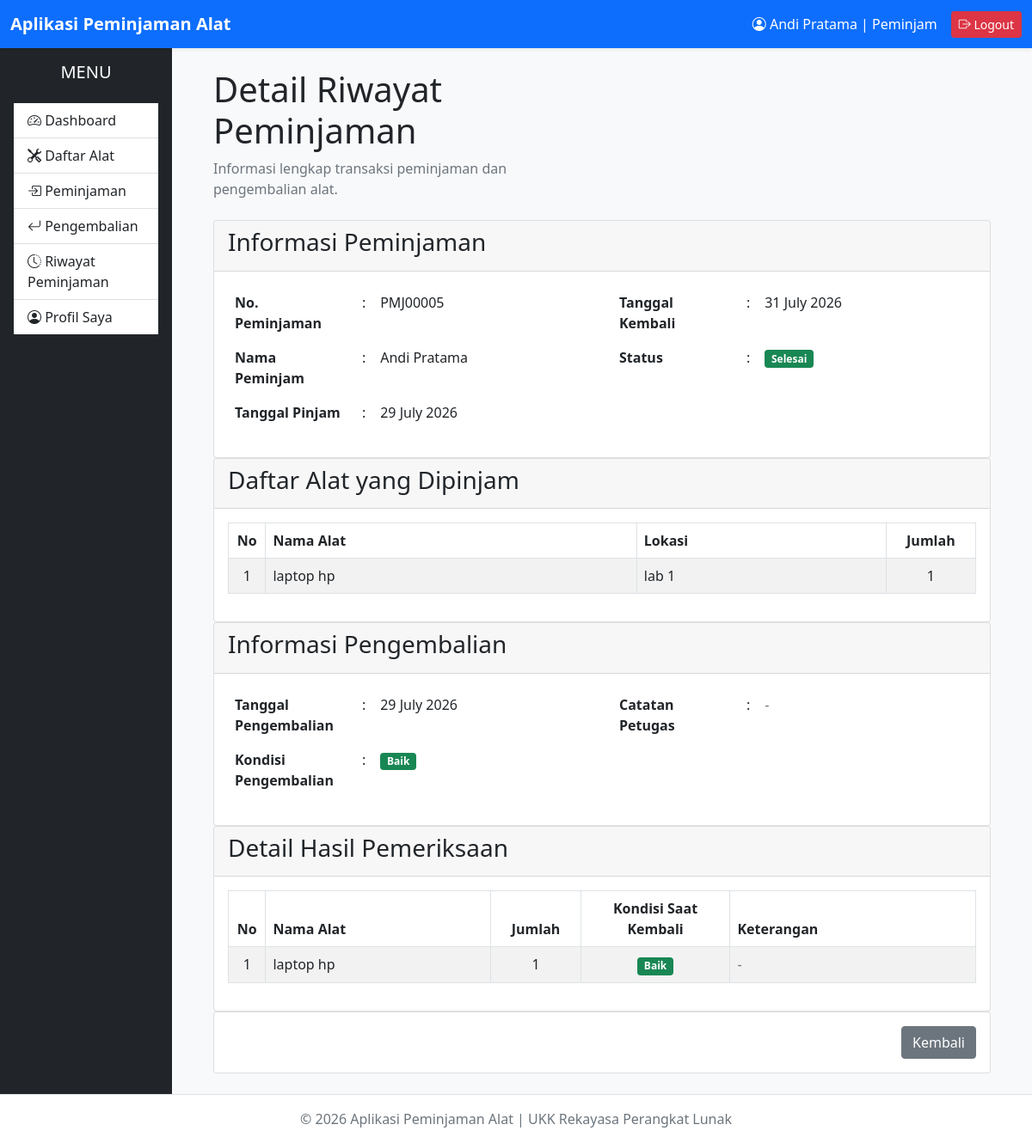
Screenshot of /peminjam/riwayat/detail.php?id=5 (signed in) with the database file from the repository.
### tables this page shows
CREATE TABLE `peminjaman` (
  `id_peminjaman` int(11) NOT NULL,
  `id_user` int(11) NOT NULL,
  `tanggal_pinjam` date NOT NULL,
  `tanggal_kembali` date NOT NULL,
  `status` enum('Menunggu','Disetujui','Ditolak','Dipinjam','Selesai') DEFAULT 'Menunggu',
  `created_at` timestamp NOT NULL DEFAULT current_timestamp(),
  `updated_at` timestamp NOT NULL DEFAULT current_timestamp() ON UPDATE current_timestamp()
);

CREATE TABLE `users` (
  `id_user` int(11) NOT NULL,
  `nama_lengkap` varchar(100) NOT NULL,
  `username` varchar(50) NOT NULL,
  `password` varchar(255) NOT NULL,
  `level` enum('Administrator','Petugas','Peminjam') NOT NULL,
  `status` enum('Aktif','Tidak Aktif') DEFAULT 'Aktif',
  `created_at` timestamp NOT NULL DEFAULT current_timestamp(),
  `updated_at` timestamp NOT NULL DEFAULT current_timestamp() ON UPDATE current_timestamp()
);

CREATE TABLE `detail_peminjaman` (
  `id_detail` int(11) NOT NULL,
  `id_peminjaman` int(11) NOT NULL,
  `id_alat` int(11) NOT NULL,
  `jumlah` int(11) NOT NULL
);

CREATE TABLE `alat` (
  `id_alat` int(11) NOT NULL,
  `id_kategori` int(11) NOT NULL,
  `nama_alat` varchar(150) NOT NULL,
  `stok` int(11) NOT NULL DEFAULT 0,
  `kondisi` enum('Baik','Rusak Ringan','Rusak Berat') DEFAULT 'Baik',
  `lokasi` varchar(100) DEFAULT NULL,
  `foto` varchar(255) DEFAULT NULL,
  `created_at` timestamp NOT NULL DEFAULT current_timestamp(),
  `updated_at` timestamp NOT NULL DEFAULT current_timestamp() ON UPDATE current_timestamp()
);

CREATE TABLE `pengembalian` (
  `id_pengembalian` int(11) NOT NULL,
  `id_peminjaman` int(11) NOT NULL,
  `tanggal_pengembalian` date NOT NULL,
  `kondisi_kembali` enum('Baik','Rusak Ringan','Rusak Berat') DEFAULT 'Baik',
  `keterangan` text DEFAULT NULL,
  `created_at` timestamp NOT NULL DEFAULT current_timestamp(),
  `updated_at` timestamp NOT NULL DEFAULT current_timestamp() ON UPDATE current_timestamp()
);

CREATE TABLE `detail_pengembalian` (
  `id_detail_pengembalian` int(11) NOT NULL,
  `id_pengembalian` int(11) NOT NULL,
  `id_alat` int(11) NOT NULL,
  `jumlah` int(11) NOT NULL,
  `kondisi` enum('Baik','Rusak Ringan','Rusak Berat','Hilang') NOT NULL,
  `keterangan` text DEFAULT NULL
);

### peminjam/riwayat/detail.php (the view, shortened to what this page needs)
<?php
require '../../config/database.php';
$idUser = $_SESSION['id_user'];
$idPeminjaman = (int) $_GET['id'];
$sql = "
SELECT
    p.id_peminjaman,
    p.tanggal_pinjam,
    p.tanggal_kembali,
    p.status,
    u.nama_lengkap
FROM peminjaman p
INNER JOIN users u
ON u.id_user = p.id_user
WHERE
p.id_peminjaman = ?
AND
p.id_user = ?
LIMIT 1
";
$stmt = $conn->prepare($sql);
$stmt->bind_param("ii", $idPeminjaman, $idUser);
$stmt->execute();
$peminjaman = $stmt->get_result();
$dataPeminjaman = $peminjaman->fetch_assoc();
$sql = "
SELECT
    a.nama_alat,
    a.lokasi,
    dp.jumlah
FROM detail_peminjaman dp
INNER JOIN alat a
ON a.id_alat = dp.id_alat
WHERE
dp.id_peminjaman = ?
ORDER BY
a.nama_alat ASC
";
$stmt = $conn->prepare($sql);
$stmt->bind_param("i", $idPeminjaman);
$stmt->execute();
$daftarAlat = $stmt->get_result();
$sql = "
SELECT
id_pengembalian,
tanggal_pengembalian,
kondisi_kembali,
keterangan
FROM pengembalian
WHERE
id_peminjaman = ?
LIMIT 1
";
$stmt = $conn->prepare($sql);
$stmt->bind_param("i", $idPeminjaman);
$stmt->execute();
$pengembalian = $stmt->get_result();
$dataPengembalian = null;
if ($pengembalian->num_rows > 0) {
    $dataPengembalian = $pengembalian->fetch_assoc();
}
$detailPengembalian = null;
if ($dataPengembalian) {
    $sql = "
    SELECT
        a.nama_alat,
        dp.jumlah,
        dp.kondisi,
        dp.keterangan
    FROM detail_pengembalian dp
    INNER JOIN alat a
    ON a.id_alat = dp.id_alat
    WHERE
    dp.id_pengembalian = ?
    ORDER BY
    a.nama_alat ASC
    ";
    $stmt = $conn->prepare($sql);
    $stmt->bind_param("i", $dataPengembalian['id_pengembalian']);
    $stmt->execute();
    $detailPengembalian = $stmt->get_result();
}
?>
<?php include '../../layouts/header.php'; ?>
<?php include '../../layouts/navbar.php'; ?>
<?php include '../../layouts/sidebar.php'; ?>
<div class="content-wrapper">
    <section class="content-header">
        <div class="container-fluid">
            <div class="row mb-2">
                <div class="col-sm-6">
                    <h1>
                        Detail Riwayat Peminjaman
                    </h1>
                    <p class="text-muted">
                        Informasi lengkap transaksi peminjaman dan pengembalian alat.
                    </p>
                </div>
            </div>
        </div>
    </section>
    <section class="content">
        <div class="container-fluid">
            <div class="card">
                <div class="card-header">
                    <h3 class="card-title">
                        Informasi Peminjaman
                    </h3>
                </div>
                <div class="card-body">
                    <div class="row">
                        <div class="col-md-6">
                            <table class="table table-borderless">
                                <tr>
                                    <th width="35%">No. Peminjaman</th>
                                    <td width="5%">:</td>
                                    <td>
                                        PMJ<?= str_pad($dataPeminjaman['id_peminjaman'], 5, '0', STR_PAD_LEFT); ?>
                                    </td>
                                </tr>
                                <tr>
                                    <th>Nama Peminjam</th>
                                    <td>:</td>
                                    <td>
                                        <?= htmlspecialchars($dataPeminjaman['nama_lengkap']); ?>
                                    </td>
                                </tr>
                                <tr>
                                    <th>Tanggal Pinjam</th>
                                    <td>:</td>
                                    <td>
                                        <?= date('d F Y', strtotime($dataPeminjaman['tanggal_pinjam'])); ?>
                                    </td>
                                </tr>
                            </table>
                        </div>
                        <div class="col-md-6">
                            <table class="table table-borderless">
                                <tr>
                                    <th width="35%">Tanggal Kembali</th>
                                    <td width="5%">:</td>
                                    <td>
                                        <?= date('d F Y', strtotime($dataPeminjaman['tanggal_kembali'])); ?>
                                    </td>
                                </tr>
                                <tr>
                                    <th>Status</th>
                                    <td>:</td>
                                    <td>
                                        <?php
                                        switch ($dataPeminjaman['status']) {
                                            case 'Selesai':
                                                $badge = 'success';
                                                break;
                                        }
                                        ?>
                                        <span class="badge bg-<?= $badge; ?>">
                                            <?= htmlspecialchars($dataPeminjaman['status']); ?>
                                        </span>
                                    </td>
                                </tr>
                            </table>
                        </div>
                    </div>
                </div>
            </div>
            <div class="card">
                <div class="card-header">
                    <h3 class="card-title">
                        Daftar Alat yang Dipinjam
                    </h3>
                </div>
                <div class="card-body">
                    <div class="table-responsive">
                        <table class="table table-bordered table-striped">
                            <thead>
                                <tr>
                                    <th width="5%" class="text-center">No</th>
                                    <th>Nama Alat</th>
                                    <th>Lokasi</th>
                                    <th width="12%" class="text-center">Jumlah</th>
                                </tr>
                            </thead>
                            <tbody>
                                <?php
                                $no = 1;
                                if ($daftarAlat->num_rows > 0) {
                                    while ($alat = $daftarAlat->fetch_assoc()) {
                                ?>
                                        <tr>
                                            <td class="text-center">
                                                <?= $no++; ?>
                                            </td>
                                            <td>
                                                <?= htmlspecialchars($alat['nama_alat']); ?>
                                            </td>
                                            <td>
                                                <?= htmlspecialchars($alat['lokasi']); ?>
                                            </td>
                                            <td class="text-center">
                                                <?= $alat['jumlah']; ?>
                                            </td>
                                        </tr>
                                    <?php
                                    }
                                } ?>
                            </tbody>
                        </table>
                    </div>
                </div>
            </div>
            <?php if ($dataPengembalian) { ?>
                <div class="card">
                    <div class="card-header">
                        <h3 class="card-title">
                            Informasi Pengembalian
                        </h3>
                    </div>
                    <div class="card-body">
                        <div class="row">
                            <div class="col-md-6">
                                <table class="table table-borderless">
                                    <tr>
                                        <th width="35%">Tanggal Pengembalian</th>
                                        <td width="5%">:</td>
                                        <td>
                                            <?= date('d F Y', strtotime($dataPengembalian['tanggal_pengembalian'])); ?>
                                        </td>
                                    </tr>
                                    <tr>
                                        <th>Kondisi Pengembalian</th>
                                        <td>:</td>
                                        <td>
                                            <?php
                                            switch ($dataPengembalian['kondisi_kembali']) {
                                                case 'Baik':
                                                    $badge = 'success';
                                                    break;
                                            }
                                            ?>
                                            <span class="badge bg-<?= $badge; ?>">
                                                <?= htmlspecialchars($dataPengembalian['kondisi_kembali']); ?>
                                            </span>
                                        </td>
                                    </tr>
                                </table>
                            </div>
                            <div class="col-md-6">
                                <table class="table table-borderless">
                                    <tr>
                                        <th width="35%">Catatan Petugas</th>
                                        <td width="5%">:</td>
                                        <td>
                                            <?= !empty($dataPengembalian['keterangan'])
                                                ? nl2br(htmlspecialchars($dataPengembalian['keterangan']))
                                                : '<span class="text-muted">-</span>'; ?>
                                        </td>
                                    </tr>
                                </table>
                            </div>
                        </div>
                    </div>
                </div>
                <div class="card">
                    <div class="card-header">
                        <h3 class="card-title">
                            Detail Hasil Pemeriksaan
                        </h3>
                    </div>
                    <div class="card-body">
                        <div class="table-responsive">
                            <table class="table table-bordered table-striped">
                                <thead>
                                    <tr>
                                        <th width="5%" class="text-center">No</th>
                                        <th>Nama Alat</th>
                                        <th width="12%" class="text-center">Jumlah</th>
                                        <th width="20%" class="text-center">Kondisi Saat Kembali</th>
                                        <th>Keterangan</th>
                                    </tr>
                                </thead>
                                <tbody>
                                    <?php
                                    $no = 1;
                                    if ($detailPengembalian && $detailPengembalian->num_rows > 0) {
                                        while ($detail = $detailPengembalian->fetch_assoc()) {
                                    ?>
                                            <tr>
                                                <td class="text-center">
                                                    <?= $no++; ?>
                                                </td>
                                                <td>
                                                    <?= htmlspecialchars($detail['nama_alat']); ?>
                                                </td>
                                                <td class="text-center">
                                                    <?= $detail['jumlah']; ?>
                                                </td>
                                                <td class="text-center">
                                                    <?php
                                                    switch ($detail['kondisi']) {
                                                        case 'Baik':
                                                            $badge = 'success';
                                                            break;
                                                    }
                                                    ?>
                                                    <span class="badge bg-<?= $badge; ?>">
                                                        <?= htmlspecialchars($detail['kondisi']); ?>
                                                    </span>
                                                </td>
                                                <td>
                                                    <?= !empty($detail['keterangan'])
                                                        ? nl2br(htmlspecialchars($detail['keterangan']))
                                                        : '<span class="text-muted">-</span>'; ?>
                                                </td>
                                            </tr>
                                        <?php
                                        }
                                    } ?>
                                </tbody>
                            </table>
                        </div>
                    </div>
                </div>
            <?php } ?>
            <div class="card">
                <div class="card-body text-end">
                    <a href="index.php" class="btn btn-secondary">
                        Kembali
                    </a>
                </div>
            </div>
        </div>
    </section>
</div>
<?php include '../../layouts/footer.php'; ?>

### rows the page displays
peminjaman: id_peminjaman "00005", id_user.nama_lengkap "Andi Pratama", tanggal_pinjam "29 July 2026", tanggal_kembali "31 July 2026", status "Selesai"
detail_peminjaman: id_alat.nama_alat "laptop hp", id_alat.lokasi "lab 1", jumlah "1"
pengembalian: tanggal_pengembalian "29 July 2026", kondisi_kembali "Baik"
detail_pengembalian: id_alat.nama_alat "laptop hp", jumlah "1", kondisi "Baik"

### other values shown
$_SESSION['nama_lengkap'] "Andi Pratama"
$_SESSION['level'] "Peminjam"
